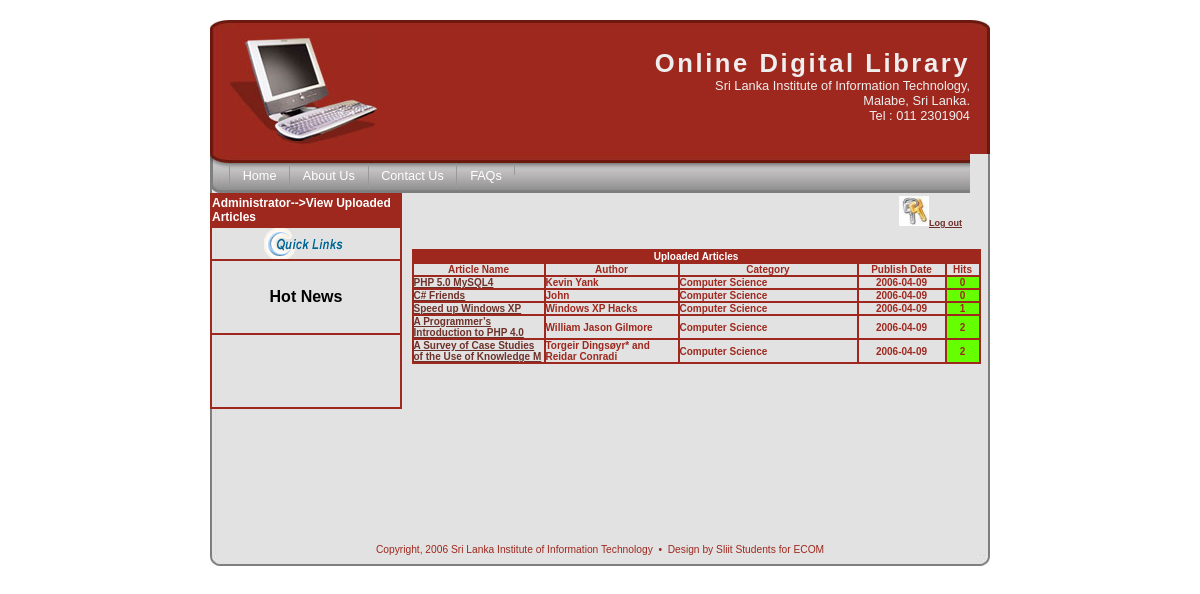
Page /AdminViewUploadedArticles.php (signed in) on the committed database.
### tables this page shows
CREATE TABLE `article` (
  `articleName` varchar(50) NOT NULL default '',
  `Abstract` longtext,
  `Author` varchar(50) default NULL,
  `Version` varchar(50) NOT NULL default '',
  `PublishDate` date default NULL,
  `Path` varchar(100) default NULL,
  `Category` varchar(100) default NULL,
  `NoofViewedUsers` decimal(4,0) default NULL,
  `FileName` varchar(50) NOT NULL default '',
  PRIMARY KEY  (`FileName`)
);

### AdminViewUploadedArticles.php (the view, shortened to what this page needs)
<?php require_once('Connections/ECOM.php'); ?>
<?php
$query_Recordset1 = "SELECT * FROM article ORDER BY NoofViewedUsers asc";
$Recordset1 = mysql_query($query_Recordset1, $ECOM) or die(mysql_error());
?>
<?php
$logoutAction = $_SERVER['PHP_SELF']."?doLogout=true";
?>
<!DOCTYPE HTML PUBLIC "-//W3C//DTD HTML 4.0 Transitional//EN">
<head>
<link rel="stylesheet" type="text/css" href="screen1.css" media="screen" />
<link rel="stylesheet" type="text/css" href="print.css" media="print" />
<link rel="stylesheet" type="text/css" href="handheld.css" media="handheld" />
</head>
<body>
<div class="top"></div>
<div class="page_wrap clearfix">
  <div class="header">
    <div class="header_block">
      <div class="logo"><img alt="logo" src="img/pc_logo.jpg" /></div>
      <h1 align="right">Online Digital Library </h1>
      <div align="right">Sri Lanka Institute of Information Technology,<br />
        Malabe, Sri Lanka. <br />
      Tel :   011 2301904</div>
    </div>
  </div>
  <div class="navbar" id="nav">
    <ul>
      <li><a href="index.php">Home</a></li>
      <li><a href="AboutUs.php">About Us</a></li>
      <li><a href="ContactUs.php">Contact Us </a></li>
      <li><a href="FAQ.php">FAQs</a></li>
      <li>
        <div align="right"><a href="#"></a>  </div>
      </li>
    </ul>
  </div>
  <table width="780" height="192" border="0" cellpadding="0" cellspacing="0" bordercolor="#9E281E">
    <tr>
      <td width="167" align="left" valign="top" bordercolor="#9B2C25">
	    <table width="192" border="1" cellpadding="0" cellspacing="0" bordercolor="#9D281E">
          <tr>
            <td width="192" height="31" bgcolor="#9E281E"><div align="center" class="style5">
              <div align="left"><strong>Administrator--&gt;View Uploaded Articles </strong></div>
            </div></td>
          </tr>
        </table>
	    <table width="192" height="183" border="1" cellpadding="0" cellspacing="0" bordercolor="#9E281E">
          <tr>
            <td width="188" height="22"><div align="center"><a onMouseOver="dropdownmenu(this, event, menu1, '150px')"
    	onClick="return clickreturnvalue()" onMouseOut=delayhidemenu()
    href=""><img height=31 src="img/quick-links.gif" width=106 border=0>
            </a></div></td>
          </tr>
          <tr>
            <td><div align="center"><strong>Hot News </strong></div></td>
          </tr>
          <tr>
            <td><p>
&nbsp;</p>
            </td>
          </tr>
        </table>
      </td>
      <td width="604"><table width="587" border="0">
        <tr>
          <td width="490">&nbsp;</td>
          <td width="87"><div align="right" class="style10">
              <div align="left"><a href="<?php echo $logoutAction ?>" class="style7"><img src="img/2752238159.jpg" width="30" height="30"></a><a href="<?php echo $logoutAction ?>" class="style7">Log out</a></div>
          </div></td>
        </tr>
      </table>
        <table width="569" border="1" align="center" cellpadding="0" cellspacing="0" bordercolor="#9E281E">
          <tr>
            <td colspan="5" bgcolor="#9E281E"><div align="center"><span class="style16">Uploaded Articles </span></div></td>
          </tr>
          <tr>
            <td width="130"><div align="center"><span class="style14">Article Name </span></div></td>
            <td width="132"><div align="center"><span class="style14">Author</span></div></td>
            <td width="177"><div align="center"><span class="style14">Category</span></div></td>
            <td width="86"><div align="center"><span class="style14">Publish Date </span></div></td>
            <td width="32" bgcolor="#E2E2E2"><div align="center"><span class="style14">Hits </span></div></td>
          </tr>
		  <?php
		   while ($row_Recordset1 = mysql_fetch_assoc($Recordset1))
 			{
	$msg= "<tr><td><span class=style14><p><a href=AdminDeleteUploadedarticles.php?name=".$row_Recordset1["FileName"]."&ver=".$row_Recordset1["Version"].">"
.$row_Recordset1["articleName"]."</a></span></td>
	<td><span class=style14>".$row_Recordset1["Author"]."</span></td>
	<td><span class=style14>".$row_Recordset1["Category"]."</span></td>
	<td><div align=center><span class=style14>".$row_Recordset1["PublishDate"]."</span></div></td>";
	if($row_Recordset1["NoofViewedUsers"]<10)
	{
	$msg=$msg."<td bgcolor=#66FF00><div align=center><span class=style14>".$row_Recordset1["NoofViewedUsers"]."</span></div></td></tr>";
	}
	else
	{
	$msg=$msg."<td><div align=center><span class=style14>".$row_Recordset1["NoofViewedUsers"]."</span></div></td></tr>";
	}
	echo $msg;
		  }
		  ?>
        </table>
        <p>&nbsp;</p>
      <p>&nbsp;</p>
      <p>&nbsp;</p>
      <p>&nbsp;</p>
      <p>&nbsp;</p>
      </td>
    </tr>
  </table>
  <div class="footer">
    <div align="center" class="style1">Copyright, 2006 Sri Lanka Institute of Information Technology &nbsp;&#8226;&nbsp; Design
      by Sliit Students  for
    ECOM</div>
  </div>
</div>
<div class="bottom"></div>
</body>
</html>

### screen1.css (style rules this page uses)
body { font-family:Arial, Helvetica, sans-serif; font-size:.8em; color:#000000; margin:20px 0 0 0; padding:0 0 0 0; background:#ffffff; text-align:center; }
.top { margin:0 auto; padding:0 0 0 0; width:780px; height:9px; background:#ffffff url(img/page_top.jpg) no-repeat; }
.page_wrap { margin:0 auto; padding:0 0 0 0; width:780px; background:#ffffff url(img/body_bg.jpg) repeat-y; text-align:center; }
.header { position:relative; margin:0 0 0 0 !important; margin:-7px 0 0 0; padding:0 0 0 ; width:780px !important; width:742px; height:125px; background:#ffffff url(img/header_bg.jpg); text-align:left; }
.header_block { position:relative; margin:0 20px 0 20px; padding:0 0 0 0; width:740px; background:transparent; text-align:left; color:#eeeeee; }
.logo { position:relative; float:left; margin:0 20px 0 0; padding:0 0 0 0; }
.navbar { position:relative; margin:0 0 0 0; padding:0 0 0 0; width:760px!important; width:742px; height:39px; background:#ffffff url(img/nav_bg.jpg); text-align:left; color:#000000; font-size:.9em; }
.footer { position:relative; margin:0 0 0 0; padding:10px 0 0 0; width:780px; font-family:Arial, Helvetica, sans-serif; font-size:.8em; color:#6E312A; background:transparent; text-align:right; }
.bottom { margin:0 auto; padding:0 0 0 0; width:780px; height:11px; background:#ffffff url(img/page_bottom.jpg) no-repeat top; }
#nav ul { padding:0 0 0 0; margin: 0 0 0 1.5em; white-space: nowrap; font-size:1.1em; color:#ffffff; float:left; width:100%; height:39px; background:transparent; list-style:none; }
#nav ul li { display:inline; list-style:none; }
#nav ul li a { margin: .8em 0 0 0; padding: .4em 1em .46em 1em; color:#ffffff; text-decoration:none; float: left; border-left:1px solid #999999; background:transparent; }
h1 { color:#eeeeee; font-size:2em; letter-spacing:.1em; text-transform:capitalize; margin:0 0 0 0; padding:20px 0 0 0; }
a { color:#6E312A; text-decoration:underline; }
img { border:none; }
.clearfix:after { content: "."; display: block; height: 0; clear: both; visibility: hidden; }
.clearfix { display: inline-table; }
.clearfix { display: block; }

### print.css (style rules this page uses)
body { font-family:Arial, Helvetica, sans-serif; font-size:.8em; color:#000000; margin:20px 0 0 0; padding:0 0 0 0; background:#ffffff; text-align:center; }
.top { display:none; }
.page_wrap { margin:0 auto; padding:0 0 0 0; width:780px; background:#ffffff; text-align:center; }
.header { position:relative; margin:0 0 0 0 !important; margin:-7px 0 0 0; padding:0 0 0 ; width:780px !important; width:742px; height:125px; background:#ffffff; text-align:left; }
.header_block { position:relative; margin:0 20px 0 20px; padding:0 0 0 0; width:740px; background:transparent; text-align:left; color:#000000; }
.logo { display:none; }
.navbar { position:relative; margin:0 0 0 0; padding:0 0 0 0; width:780px !important; width:742px; height:39px; background:#ffffff; text-align:left; color:#000000; font-size:.9em; }
.footer { position:relative; margin:0 0 0 0; padding:10px 0 0 0; width:780px; font-family:Arial, Helvetica, sans-serif; font-size:.8em; color:#000000; background:transparent; text-align:center; }
.bottom { display:none; }
#nav ul { padding:0 0 0 0; margin: 0 0 0 0; white-space: nowrap; font-size:1.1em; color:#ffffff; float:left; width:100%; height:39px; background:#ffffff; border:1px solid #999999; list-style:none; }
#nav ul li { display:inline; list-style:none; }
#nav ul li a { margin: 0 0 0 0; padding: 1em 1em .4em 1em; color:#999999; text-decoration:underline; float: left; background:transparent; }
h1 { color:#000000; font-size:2em; letter-spacing:.1em; text-transform:capitalize; margin:0 0 0 0; padding:20px 0 0 0; }
a { color:#999999; text-decoration:underline; }
img { border:none; }
.clearfix:after { content: "."; display: block; height: 0; clear: both; visibility: hidden; }
.clearfix { display: inline-table; }
.clearfix { display: block; }

### AdminViewUploadedArticles.php (style rules this page uses)
.style1 { color: #9E281E }
.style5 { font-size: 12; color: #FFFFFF; }
.style10 { color: #9E281E; font-weight: bold; }
.style7 { font-size: xx-small }
.style14 { font-size: x-small; color: #9E281E; font-weight: bold; }
.style16 { font-size: x-small; color: #FFFFFF; font-weight: bold; }

### rows in the picture
article: articleName "PHP 5.0 MySQL4", Author "Kevin Yank", Category "Computer Science", PublishDate "2006-04-09", NoofViewedUsers "0"
article: articleName "C# Friends", Author "John", Category "Computer Science", PublishDate "2006-04-09", NoofViewedUsers "0"
article: articleName "Speed up Windows XP", Author "Windows XP Hacks", Category "Computer Science", PublishDate "2006-04-09", NoofViewedUsers "1"
article: articleName "A Programmer’s Introduction to PHP 4.0", Author "William Jason Gilmore", Category "Computer Science", PublishDate "2006-04-09", NoofViewedUsers "2"
article: articleName "A Survey of Case Studies of the Use of Knowledge M", Author "Torgeir Dingsøyr* and Reidar Conradi", Category "Computer Science", PublishDate "2006-04-09", NoofViewedUsers "2"
